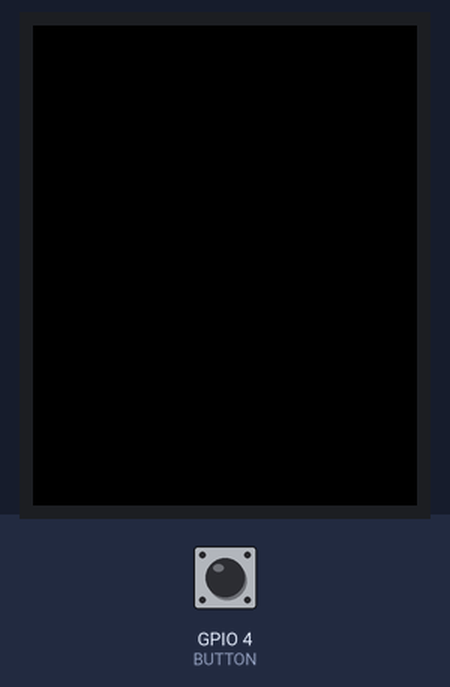
A sketch run on a simulated ESP32. On the bench: 128×160 colour display. The inputs (shaded band) are chosen by the test bench; at power-on: GPIO 4 (BUTTON) HIGH. What the sketch prints to the serial monitor is not drawn.

Above: at 1.3 s.
1.4 s: GPIO 4 (BUTTON) pulled LOW for 0.15 s
At 2.7 s:
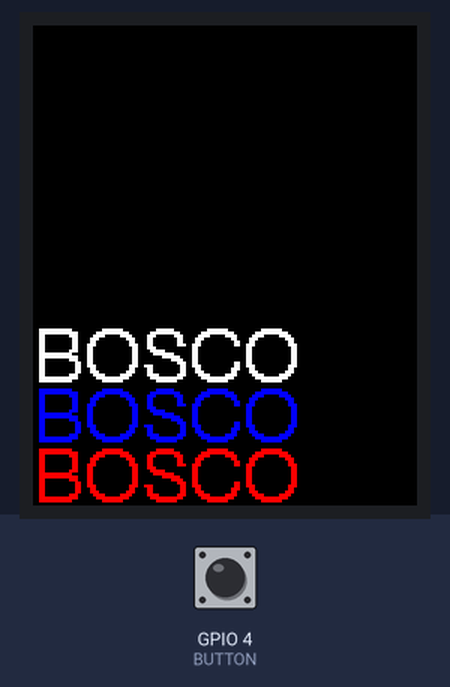
3.0 s: GPIO 4 (BUTTON) pulled LOW for 3.2 s
At 3.4 s:
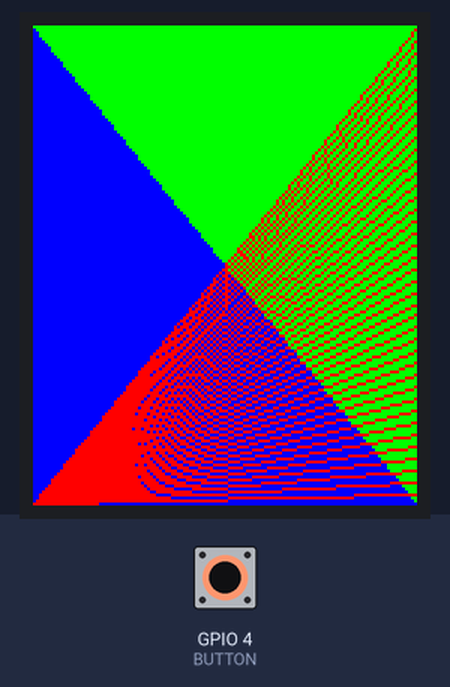
Timing chart, 0 to 3.1 s (numbered marks = the images above; inputs shaded):
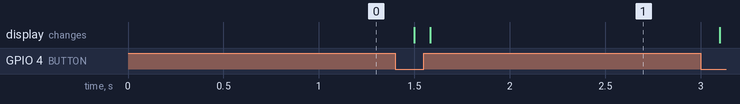

Measured:
- after the input at 1.4 s, the display: first changes after 0.10 s (image 1 shows a later state)

The sketch:

lab01a_final.ino
```cpp
#include<string.h>
#include <TFT_eSPI.h> // Graphics and font library for ST7735 driver chip
#include <SPI.h>

TFT_eSPI tft = TFT_eSPI();  // Invoke library, pins defined in User_Setup.h
const int BUTTON = 4; //connect to pin 4

uint8_t draw_state;  //used for remembering state
uint8_t previous_value;  //used for remembering previous button
uint8_t LOOP_DURATION = 20;
uint8_t loop_time;

void setup() {
    Serial.begin(115200); //initialize serial!
    tft.init(); //initialize the screen
    tft.setRotation(2); //set rotation for our layout
    pinMode(BUTTON,INPUT_PULLUP); //sets IO pin 4 as an input which defaults to a 3.3V signal when unconnected and 0V when the switch is pushed
    draw_state = 0; //initialize to 0
    previous_value = 1; //initialize to 1
    loop_time = millis();
}


void loop() {
  uint8_t value = digitalRead(BUTTON); //get reading
  // Manage STATE transitions
  fsm(value, &draw_state);

  // Manage ACTION based on current STATE
  if (value != previous_value) {
    draw(draw_state);
  }

  // For Debuging
  Serial.println(draw_state);

  previous_value = value; //remember for next time

  // equilibre the loop duration
  while (millis() - loop_time < LOOP_DURATION);
  loop_time = millis();
}

bool isPressed(uint8_t value) {
  return value == 0;
}

void fsm(uint8_t value, uint8_t* draw_state) {
  if ((*draw_state == 0) && isPressed(value)) {
    *draw_state = 1;
  } else if ((*draw_state == 1) && !isPressed(value)) {
    *draw_state = 2;
  } else if ((*draw_state == 2) && isPressed(value)) {
    *draw_state = 3;
  } else if ((*draw_state == 3) && !isPressed(value)) {
    *draw_state = 0;
  }
}

void draw(uint8_t draw_state) {
  switch (draw_state) {
      case 0:
      case 2:
        tft.fillScreen(TFT_BLACK);
        tft.setTextColor(TFT_WHITE, TFT_BLACK);
        tft.drawString("BOSCO",0,100,4);
        tft.setTextColor(TFT_BLUE, TFT_BLACK);
        tft.drawString("BOSCO",0,120,4);
        tft.setTextColor(TFT_RED, TFT_BLACK);
        tft.drawString("BOSCO",0,140,4);
        break;
      case 1:
      case 3:
        tft.fillScreen(TFT_BLUE);
        for (int i=0; i<160; i=i+1) {
          tft.drawLine(0, 0, 128, i, TFT_GREEN);
        }
        for (int i=0; i<160; i=i+4) {
          tft.drawLine(0, 159, 128, i, TFT_RED);
        }
        tft.setTextColor(TFT_BLACK, TFT_GREEN);
        break;
      default:
        tft.fillScreen(TFT_WHITE);
  }

}
```
